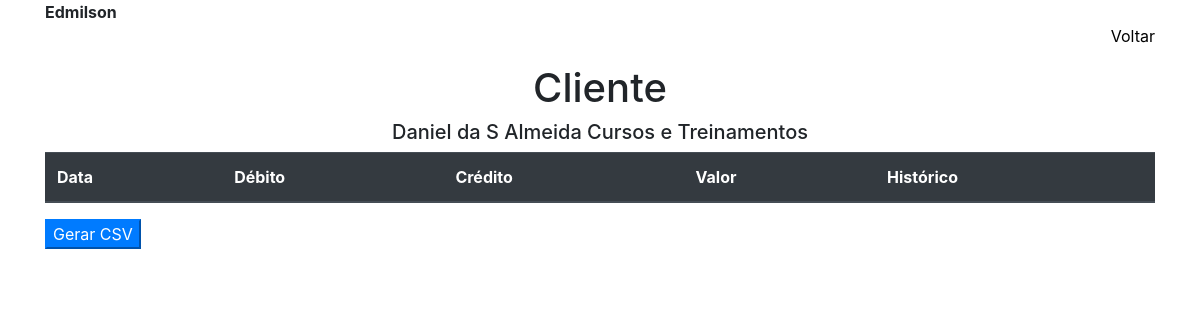
The page /cliente/2 (signed in) on the database as committed earlier.
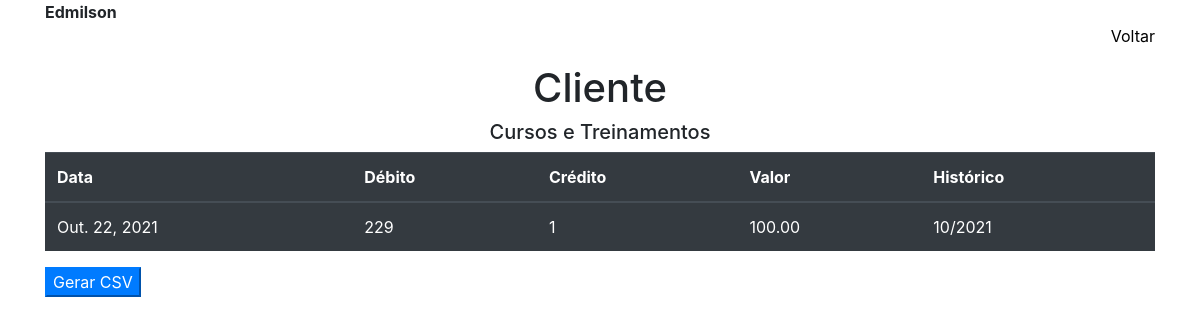
The same page on the database as committed later.
### core/models.py (models this page shows, shortened)
class Clientes(models.Model):
    nome = models.CharField('Nome', max_length=200)
    contato = models.CharField('Contato', max_length=100)
    class Meta:
        verbose_name = 'Cliente'
        verbose_name_plural = 'Clientes'

class Lancamentos(models.Model):
    data_lancamento = models.DateField('Data')
    id_conta_debito = models.ForeignKey('core.Debitos', verbose_name='Conta Débito', on_delete=models.CASCADE)
    id_conta_credito = models.ForeignKey('core.Creditos', verbose_name='Conta Crédito', on_delete=models.CASCADE)
    valor = models.DecimalField('Valor', decimal_places=2, max_digits=9)
    id_historico = models.ForeignKey('core.Historicos', verbose_name='Histórico', on_delete=models.CASCADE)
    compl_historico = models.CharField('Complemento do Histórico', max_length=200)
    ced = models.CharField('CED', max_length=4, default='0001')
    ccrd = models.CharField('CCRD', max_length=3, default='001')
    cec = models.CharField('CEC', max_length=4, default='0001')
    ccrc = models.CharField('CCRC', max_length=3, default='001')
    id_cliente = models.ForeignKey('core.Clientes', verbose_name='Cliente', on_delete=models.CASCADE)
    class Meta:
        verbose_name = 'Lançamento'
        verbose_name_plural = 'Lançamentos'

### core/views.py (the view)
# urls.py: path('cliente/<int:pk>', cliente, name='cliente'),
def cliente(request, pk):
    usuario = request.user.first_name
    cli = Clientes.objects.get(id=pk)
    lanc = Lancamentos.objects.all()
    global identificacao
    identificacao = cli.id
    lanca = [lan for lan in lanc if lan.id_cliente_id == cli.id]
    context = {
        'logado': usuario,
        'cliente': cli,
        'lancamento': lanca,
    }
    return render(request, 'cliente.html', context)

### core/templates/cliente.html (shortened to what this page needs)
{% load bootstrap4 %}
{% load static %}
<!DOCTYPE html>
<html lang="pt.br">
<head>
    {% bootstrap_css %}
</head>
<body>
    <div class="container">
        <div style="text-align:left"><span><b>{{ logado }}</b></span></div>
        <div style="text-align:right"><p><a style="color:black" href="{% url 'index' %}">Voltar</a></p></div>
        <center>
            <h1>Cliente</h1>
            <h5>{{ cliente.nome }}</h5>
            <table class="table table-dark table-hover">
                <thead>
                    <tr>
                        <th scope="col">Data</th>
                        <th scope="col">Débito</th>
                        <th scope="col">Crédito</th>
                        <th scope="col">Valor</th>
                        <th scope="col">Histórico</th>
                    </tr>
                </thead>
                <tbody>
                    {% for l in lancamento %}
                    <tr>
                        <td scope="row">{{ l.data_lancamento }}</td>
                        <td scope="row">{{ l.id_conta_debito_id }}</td>
                        <td scope="row">{{ l.id_conta_credito_id }}</td>
                        <td scope="row">{{ l.valor }}</td>
                        <td scope="row">{{ l.compl_historico }}</td>
                    </tr>
                    {% endfor %}
                </tbody>
            </table>
        </center>
        <form action="{% url 'geracsv' %}" method="POST">
            {% buttons %}
                <button type="submit" class="btn-primary">Gerar CSV</button>
            {% endbuttons %}
        </form>
    </div>
</body>
</html>

Rows that differ between the two databases and show on the page:
changed Clientes: nome "Daniel da S Almeida Cursos e Treinamentos" → "Cursos e Treinamentos"
added Lancamentos: data_lancamento "Out. 22, 2021", id_conta_debito_id "229", id_conta_credito_id "1", valor "100.00", compl_historico "10/2021"
